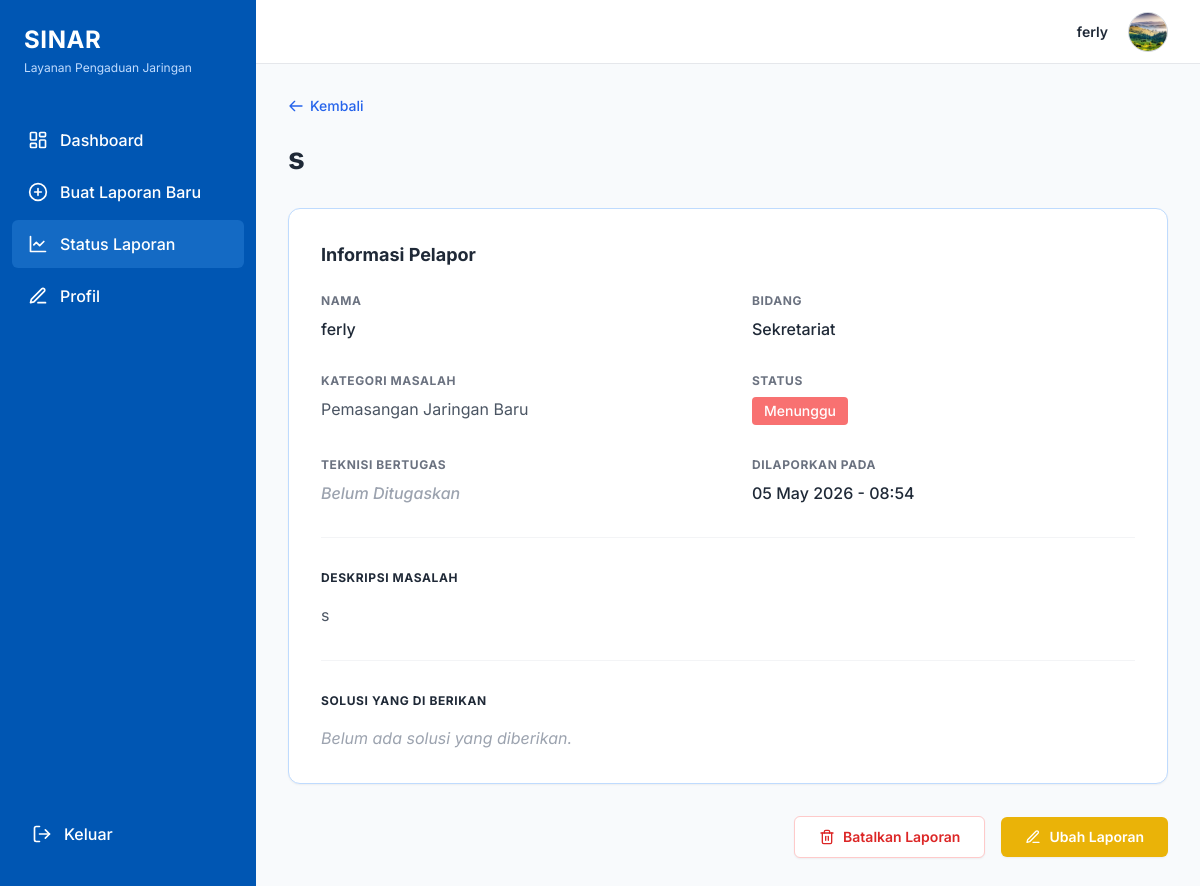
The page /laporan/detail/4/ (signed in) on the database its author committed.
### pengaduan/models.py (models this page shows, shortened)
class CustomUser(AbstractUser):
    bidang = models.ForeignKey(
        Bidang,
        on_delete=models.SET_NULL,
        null=True,
        blank=True,
        related_name='users',
        verbose_name="Asal Bidang"
    )
    foto_profil = models.ImageField(upload_to='profil/', null=True, blank=True, verbose_name="Foto Profil")
    nomor_telepon = models.CharField(max_length=20, null=True, blank=True, verbose_name="Nomor Telepon")
    is_teknisi = models.BooleanField(default=False, verbose_name="Status Teknisi")
    is_verified_teknisi = models.BooleanField(default=False, verbose_name="Teknisi Terverifikasi")

class Laporan(models.Model):
    STATUS_CHOICES = [
        ('menunggu', 'Menunggu'),
        ('diproses', 'Diproses'),
        ('selesai', 'Selesai'),
    ]
    KATEGORI_CHOICES = [
        ('jaringan_terputus', 'Jaringan Terputus / Mati Total'),
        ('koneksi_lambat', 'Koneksi Lambat / Tidak Stabil'),
        ('pemasangan_baru', 'Pemasangan Jaringan Baru'),
        ('kendala_intranet', 'Kendala Akses Intranet / Aplikasi Lokal'),
        ('kerusakan_fisik', 'Kerusakan Fisik Perangkat Jaringan'),
        ('relokasi_titik', 'Relokasi Titik Jaringan'),
        ('permintaan_konfigurasi', 'Permintaan Konfigurasi Jaringan'),
    ]
    PRIORITAS_CHOICES = [
        ('level_1', 'Level 1'),
        ('level_2', 'Level 2'),
        ('level_3', 'Level 3'),
        ('level_4', 'Level 4'),
    ]
    judul = models.CharField(max_length=200, verbose_name="Judul Masalah")
    kategori = models.CharField(max_length=50, choices=KATEGORI_CHOICES, verbose_name="Kategori Masalah")
    deskripsi = models.TextField(verbose_name="Deskripsi Detail")
    lampiran = models.FileField(upload_to='lampiran/', blank=True, null=True, verbose_name="Lampiran")
    pelapor = models.ForeignKey(
        CustomUser,
        on_delete=models.CASCADE,
        related_name='laporan_saya',
        verbose_name="Nama Pelapor"
    )
    bidang = models.ForeignKey(
        Bidang,
        on_delete=models.SET_NULL,
        null=True,
        related_name='laporan_bidang',
        verbose_name="Bidang Pelapor"
    )
    teknisi_bertugas = models.ForeignKey(
        CustomUser,
        on_delete=models.SET_NULL,
        null=True,
        blank=True,
        related_name='tugas_teknisi',
        limit_choices_to={'is_teknisi': True},
        verbose_name="Teknisi Bertugas"
    )
    status = models.CharField(max_length=20, choices=STATUS_CHOICES, default='menunggu', verbose_name="Status Laporan")
    solusi = models.TextField(blank=True, null=True, verbose_name="Solusi yang Diberikan")
    bukti_penyelesaian = models.ImageField(upload_to='bukti/', null=True, blank=True, verbose_name="Foto Bukti Penyelesaian")
    estimasi_mulai = models.DateTimeField(blank=True, null=True, verbose_name="Estimasi Mulai Dikerjakan")
    estimasi_penanganan = models.DateTimeField(blank=True, null=True, verbose_name="Estimasi Penanganan")
    prioritas = models.CharField(max_length=20, choices=PRIORITAS_CHOICES, default='level_1', verbose_name="Prioritas Laporan")
    rating = models.IntegerField(null=True, blank=True, verbose_name="Rating (1-5)")
    ulasan = models.TextField(blank=True, null=True, verbose_name="Ulasan Pelapor")
    created_at = models.DateTimeField(default=timezone.now, verbose_name="Tanggal Lapor")
    waktu_diambil = models.DateTimeField(blank=True, null=True, verbose_name="Waktu Mulai Dikerjakan")
    waktu_selesai = models.DateTimeField(blank=True, null=True, verbose_name="Waktu Selesai")
    updated_at = models.DateTimeField(auto_now=True, verbose_name="Terakhir Diupdate")
    class Meta:
        verbose_name_plural = "Laporan"
        ordering = ['-created_at']

class Bidang(models.Model):
    nama = models.CharField(max_length=100, unique=True, verbose_name="Nama Bidang")
    class Meta:
        verbose_name_plural = "Bidang"

### pengaduan/views.py (the view, shortened to what this page needs)
# urls.py: path('laporan/detail/<int:id>/', views.laporan_detail, name='laporan_detail'),
@login_required
def laporan_detail(request, id):
    laporan = get_object_or_404(Laporan, id=id)
    is_teknisi = getattr(request.user, 'is_teknisi', False)
    if not request.user.is_staff and not is_teknisi and laporan.pelapor != request.user:
        return redirect('dashboard')
    context = {
        'laporan': laporan
    }
    if request.user.is_staff or getattr(request.user, 'is_teknisi', False):
        return render(request, 'laporan_detail.html', context)
    else:
        return render(request, 'user_laporan_detail.html', context)

### templates/user_laporan_detail.html (shortened to what this page needs)
{% extends 'base_user.html' %}
{% block nav_status_laporan %}bg-primary-hover bg-opacity-80{% endblock %}
{% block content %}
<div class="max-w-4xl mx-auto">
    <div class="mb-8">
        <a href="{% url 'status_laporan' %}" class="inline-flex items-center text-sm font-medium text-blue-600 hover:text-blue-800 mb-6 transition-colors">
            <svg xmlns="http://www.w3.org/2000/svg" class="h-4 w-4 mr-1.5" fill="none" viewBox="0 0 24 24" stroke="currentColor" stroke-width="2">
                <path stroke-linecap="round" stroke-linejoin="round" d="M10 19l-7-7m0 0l7-7m-7 7h18" />
            </svg>
            Kembali
        </a>
        <h2 class="text-3xl font-bold text-gray-800 tracking-tight">{{ laporan.judul }}</h2>
    </div>
    <div class="bg-white rounded-xl shadow-sm border border-blue-200 overflow-hidden">
        <div class="p-8">
            <h3 class="text-lg font-bold text-gray-800 mb-6">Informasi Pelapor</h3>
            <div class="grid grid-cols-1 md:grid-cols-2 gap-y-8 gap-x-12 mb-8">
                <div>
                    <p class="text-xs font-bold text-gray-500 uppercase tracking-wider mb-2">NAMA</p>
                    <p class="text-base font-medium text-gray-800">{{ laporan.pelapor.get_full_name|default:laporan.pelapor.username }}</p>
                </div>
                <div>
                    <p class="text-xs font-bold text-gray-500 uppercase tracking-wider mb-2">BIDANG</p>
                    <p class="text-base font-medium text-gray-800">{{ laporan.bidang.nama|default:"-" }}</p>
                </div>
                <div>
                    <p class="text-xs font-bold text-gray-500 uppercase tracking-wider mb-2">KATEGORI MASALAH</p>
                    <p class="text-base text-gray-600">{{ laporan.get_kategori_display }}</p>
                </div>
                <div>
                    <p class="text-xs font-bold text-gray-500 uppercase tracking-wider mb-2">STATUS</p>
                    {% if laporan.status == 'menunggu' %}
                        <span class="inline-flex items-center px-3 py-1 rounded text-sm font-medium bg-red-400 text-white">Menunggu</span>
                    {% elif laporan.status == 'diproses' %}
                        <span class="inline-flex items-center px-3 py-1 rounded text-sm font-medium bg-yellow-400 text-white">Diproses</span>
                    {% elif laporan.status == 'selesai' %}
                        <span class="inline-flex items-center px-3 py-1 rounded text-sm font-medium bg-green-500 text-white">Selesai</span>
                    {% endif %}
                </div>
                <div>
                    <p class="text-xs font-bold text-gray-500 uppercase tracking-wider mb-2">TEKNISI BERTUGAS</p>
                    <p class="text-base font-medium text-gray-800">
                        {% if laporan.teknisi_bertugas %}
                            {{ laporan.teknisi_bertugas.get_full_name|default:laporan.teknisi_bertugas.username }}
                        {% else %}
                            <span class="text-gray-400 italic">Belum Ditugaskan</span>
                        {% endif %}
                    </p>
                </div>
                <div>
                    <p class="text-xs font-bold text-gray-500 uppercase tracking-wider mb-2">DILAPORKAN PADA</p>
                    <p class="text-base font-medium text-gray-800">{{ laporan.created_at|date:"d M Y - H:i" }}</p>
                </div>
            </div>
            <hr class="border-gray-100 mb-8">
            <div class="mb-8">
                <p class="text-xs font-bold text-gray-800 uppercase tracking-wider mb-4">DESKRIPSI MASALAH</p>
                <p class="text-base text-gray-600 leading-relaxed whitespace-pre-wrap">{{ laporan.deskripsi }}</p>
            </div>
            <hr class="border-gray-100 mb-8">
            <div>
                <p class="text-xs font-bold text-gray-800 uppercase tracking-wider mb-4">SOLUSI YANG DI BERIKAN</p>
                <p class="text-base text-gray-600 leading-relaxed whitespace-pre-wrap">{% if laporan.solusi %}{{ laporan.solusi }}{% else %}<span class="italic text-gray-400">Belum ada solusi yang diberikan.</span>{% endif %}</p>
            </div>
        </div>
    </div>
    {% if laporan.status == 'menunggu' %}
    <div class="mt-8 flex items-center justify-end gap-4">
        <a href="{% url 'batalkan_laporan' laporan.id %}" onclick="return confirm('Apakah Anda yakin ingin membatalkan dan menghapus laporan ini secara permanen?');" class="bg-white border border-red-200 text-red-600 hover:bg-red-50 hover:border-red-300 text-sm font-semibold py-2.5 px-6 rounded-md shadow-sm transition-colors flex items-center gap-2">
            Batalkan Laporan
        </a>
        <a href="{% url 'ubah_laporan' laporan.id %}" class="bg-yellow-500 hover:bg-yellow-600 text-white text-sm font-semibold py-2.5 px-6 rounded-md shadow-sm transition-colors flex items-center gap-2">
            <svg xmlns="http://www.w3.org/2000/svg" width="16" height="16" viewBox="0 0 24 24" fill="none" stroke="currentColor" stroke-width="2" stroke-linecap="round" stroke-linejoin="round"><path d="M12 20h9"/><path d="M16.5 3.5a2.121 2.121 0 0 1 3 3L7 19l-4 1 1-4L16.5 3.5z"/></svg>
            Ubah Laporan
        </a>
    </div>
    {% endif %}
</div>
{% endblock %}

### templates/base_user.html (shortened to what this page needs)
{% load static %}
<!DOCTYPE html>
<html lang="id">
<head>
    <script src="https://cdn.tailwindcss.com"></script>
</head>
<body class="bg-bg-light text-gray-800 font-sans antialiased h-screen flex overflow-hidden">
    <aside class="w-64 bg-primary text-white flex flex-col justify-between h-full flex-shrink-0">
        <div>
            <div class="p-6">
                <h1 class="text-2xl font-bold tracking-wide">SINAR</h1>
                <p class="text-xs text-blue-200 mt-1">Layanan Pengaduan Jaringan</p>
            </div>
            <nav class="mt-4 flex flex-col gap-1 px-3">
                <a href="{% url 'dashboard' %}" class="flex items-center gap-3 px-4 py-3 rounded-md transition-colors {% block nav_beranda %}{% endblock %} hover:bg-primary-hover">
                    <span class="font-medium">Dashboard</span>
                </a>
                <a href="{% url 'buat_laporan' %}" class="flex items-center gap-3 px-4 py-3 rounded-md transition-colors {% block nav_buat_laporan %}{% endblock %} hover:bg-primary-hover">
                    <svg xmlns="http://www.w3.org/2000/svg" width="20" height="20" viewBox="0 0 24 24" fill="none" stroke="currentColor" stroke-width="2" stroke-linecap="round" stroke-linejoin="round"><circle cx="12" cy="12" r="10"/><line x1="12" y1="8" x2="12" y2="16"/><line x1="8" y1="12" x2="16" y2="12"/></svg>
                    <span class="font-medium">Buat Laporan Baru</span>
                </a>
                <a href="{% url 'status_laporan' %}" class="flex items-center gap-3 px-4 py-3 rounded-md transition-colors {% block nav_status_laporan %}{% endblock %} hover:bg-primary-hover">
                    <svg xmlns="http://www.w3.org/2000/svg" width="20" height="20" viewBox="0 0 24 24" fill="none" stroke="currentColor" stroke-width="2" stroke-linecap="round" stroke-linejoin="round"><path d="M3 3v18h18"/><path d="m19 9-5 5-4-4-3 3"/></svg>
                    <span class="font-medium">Status Laporan</span>
                </a>
                <a href="{% url 'edit_profil' %}" class="flex items-center gap-3 px-4 py-3 rounded-md transition-colors {% block nav_profil %}{% endblock %} hover:bg-primary-hover">
                    <svg xmlns="http://www.w3.org/2000/svg" width="20" height="20" viewBox="0 0 24 24" fill="none" stroke="currentColor" stroke-width="2" stroke-linecap="round" stroke-linejoin="round"><path d="M12 20h9"/><path d="M16.5 3.5a2.121 2.121 0 0 1 3 3L7 19l-4 1 1-4L16.5 3.5z"/></svg>
                    <span class="font-medium">Profil</span>
                </a>
            </nav>
        </div>
        <div class="p-4 mb-4">
            <a href="{% url 'logout' %}" class="flex items-center gap-3 px-4 py-3 rounded-md transition-colors hover:bg-primary-hover text-white">
                <svg xmlns="http://www.w3.org/2000/svg" width="20" height="20" viewBox="0 0 24 24" fill="none" stroke="currentColor" stroke-width="2" stroke-linecap="round" stroke-linejoin="round"><path d="M9 21H5a2 2 0 0 1-2-2V5a2 2 0 0 1 2-2h4"/><polyline points="16 17 21 12 16 7"/><line x1="21" x2="9" y1="12" y2="12"/></svg>
                <span class="font-medium">Keluar</span>
            </a>
        </div>
    </aside>
    <div class="flex-1 flex flex-col h-full overflow-hidden">
        <header class="bg-white h-16 border-b border-gray-200 flex items-center justify-between px-8 shrink-0 w-full">
            <div class="flex items-center gap-6 w-full justify-between">
                <div class="flex items-center gap-6">
                <div class="flex items-center gap-3">
                    <div class="text-right">
                        <div class="text-sm font-semibold text-gray-800">{{ request.user.first_name|default:request.user.username|default:"User" }}</div>
                    </div>
                    <div class="w-10 h-10 rounded-full bg-gray-200 border border-gray-300 overflow-hidden ml-2">
                        {% if request.user.foto_profil %}
                            <img src="{{ request.user.foto_profil.url }}" alt="Profile" class="w-full h-full object-cover">
                        {% else %}
                            <img src="https://ui-avatars.com/api/?name={{ request.user.first_name|default:request.user.username }}&background=f3f4f6&color=9ca3af" alt="Profile" class="w-full h-full object-cover">
                        {% endif %}
                    </div>
                </div>
            </div>
        </header>
        <main class="flex-1 overflow-y-auto p-8">
            {% block content %}{% endblock %}
        </main>
    </div>
</body>
</html>

### rows shown on the page
CustomUser: user.first_name "ferly", user.foto_profil (picture)
Laporan: judul "s", pelapor.get_full_name "ferly", bidang.nama "Sekretariat", kategori "Pemasangan Jaringan Baru", created_at "05 May 2026 - 08:54", deskripsi "s"
